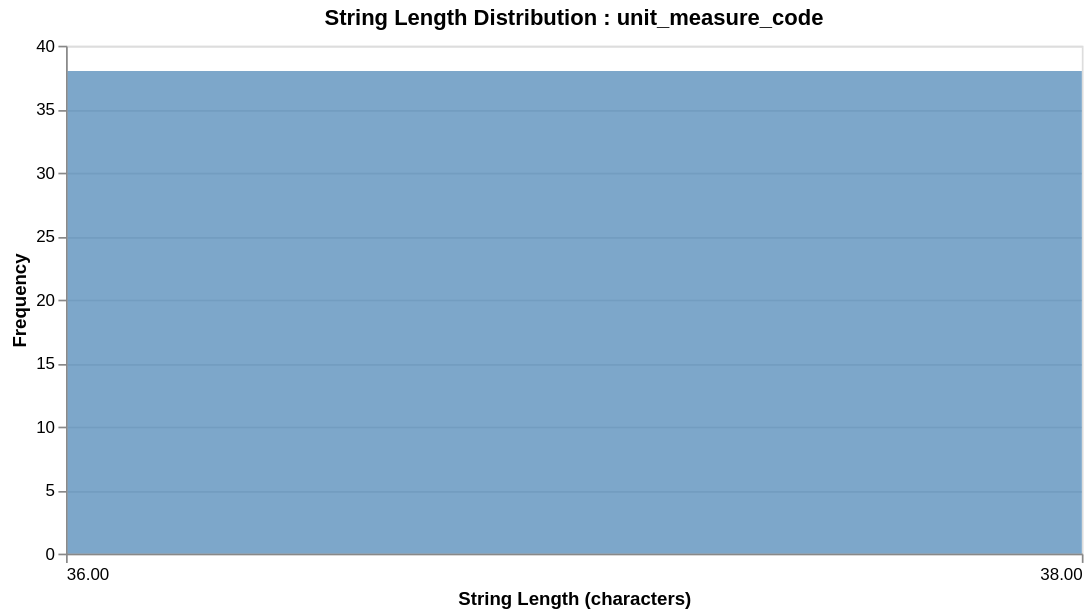

The code cell stored with this chart in its notebook:
### Code cell
"""Distribution of String Lengths in Selected Field"""

import altair as alt
from IPython.display import display

alt.renderers.enable("default")
alt.data_transformers.disable_max_rows()

string_cols = df.select_dtypes(include="object").columns.tolist()

preferred_col = None

for col in string_cols:
    if df[col].nunique() < len(df) * 0.9:  # not pure unique IDs
        preferred_col = col
        break

if preferred_col is None:
    preferred_col = string_cols[0] if string_cols else None

if preferred_col is None:
    print("No string columns found.")
else:

    print("Using column:", preferred_col)

    tmp = df[[preferred_col]].copy()
    tmp[preferred_col] = tmp[preferred_col].fillna("").astype(str)

    tmp["len"] = tmp[preferred_col].str.len()

    chart = (
        alt.Chart(tmp)
        .mark_bar(opacity=0.7, color="steelblue")
        .encode(
            x=alt.X(
                "len:Q",
                bin=alt.Bin(maxbins=30),
                title="String Length (characters)"
            ),
            y=alt.Y("count():Q", title="Frequency"),
            tooltip=["count():Q"]
        )
        .properties(
            title=f"String Length Distribution : {preferred_col}",
            width=600,
            height=300
        )
    )

    display(chart)

### Figure 1 — Vega-Lite specification as saved in the notebook (floating-point values rounded to 4 significant figures)
{"config": {"view": {"continuousWidth": 300, "continuousHeight": 300}}, "data": {"name": "data-dfd9035154b67a812d4c7e174a47ef9f"}, "mark": {"type": "bar", "color": "steelblue", "opacity": 0.7}, "encoding": {"tooltip": [{"aggregate": "count", "type": "quantitative"}], "x": {"bin": {"maxbins": 30}, "field": "len", "title": "String Length (characters)", "type": "quantitative"}, "y": {"aggregate": "count", "title": "Frequency", "type": "quantitative"}}, "height": 300, "title": "String Length Distribution : unit_measure_code", "width": 600, "$schema": "https://vega.github.io/schema/vega-lite/v5.20.1.json", "datasets": {"data-dfd9035154b67a812d4c7e174a47ef9f": [{"unit_measure_code": "ee0468c7-6417-489a-b233-da57ab966174", "len": 36}, {"unit_measure_code": "7768b253-7430-402f-b90f-1e025c57459b", "len": 36}, {"unit_measure_code": "1f485b4e-fc4d-47b2-ab57-af19b21eee40", "len": 36}, {"unit_measure_code": "e87c6cb9-24ca-405a-996c-8f59ab7730fa", "len": 36}, {"unit_measure_code": "91fa7aa6-72aa-40a6-822f-8b80aa9f6376", "len": 36}, {"unit_measure_code": "1f5f8ee7-58c4-4c4e-b8db-b7c1025b3400", "len": 36}, {"unit_measure_code": "b4c6422a-e170-4911-852f-38a7c19f5573", "len": 36}, {"unit_measure_code": "5c3d2f68-8573-4e53-8c4e-a72a5f92518e", "len": 36}, {"unit_measure_code": "e2e52698-ce31-4fb2-866f-bcffbdfd3147", "len": 36}, {"unit_measure_code": "7d2f574f-2c4b-45e5-bb2e-7c74c247492c", "len": 36}, {"unit_measure_code": "44f61043-62cb-4dea-a921-edf1df4b6a39", "len": 36}, {"unit_measure_code": "609a70c5-01f5-48f0-9939-4f04449e2018", "len": 36}, {"unit_measure_code": "0cc915c9-7473-4676-afff-2a4d4f023594", "len": 36}, {"unit_measure_code": "28bd7d2e-b75a-40dc-b62f-f360a9de2559", "len": 36}, {"unit_measure_code": "75fa117b-bb26-4752-8ec5-771acf4c50f6", "len": 36}, {"unit_measure_code": "8dbf3502-309f-4636-9f3e-1ae1cabc748b", "len": 36}, {"unit_measure_code": "cf068cf8-e6f9-4956-b31b-1d6eb91f3c5c", "len": 36}, {"unit_measure_code": "8c4f020f-f9c1-492b-8395-1372b7bda7a7", "len": 36}, {"unit_measure_code": "acbdd92d-1e1f-4ba8-a695-3f0c82d87759", "len": 36}, {"unit_measure_code": "7cca3216-2076-4b76-b746-8d4a33c94222", "len": 36}, {"unit_measure_code": "8dae8c54-6149-48bd-a0e1-9050f4ee82b6", "len": 36}, {"unit_measure_code": "d8954392-48a0-4cce-af48-15a83ab47274", "len": 36}, {"unit_measure_code": "ee700422-0d9b-48c5-ae33-d08b8b5034bf", "len": 36}, {"unit_measure_code": "57ee0c60-3085-4d9c-bae2-26022aa2d447", "len": 36}, {"unit_measure_code": "aea9d8c5-cf48-46e0-afa3-f36c6cf44c4e", "len": 36}, {"unit_measure_code": "c4797df8-be0b-4d3a-a6c4-0f1765f0a822", "len": 36}, {"unit_measure_code": "dd058911-cfcb-4c19-9df7-a8f40bbccf13", "len": 36}, {"unit_measure_code": "ee1d7851-244e-47db-8960-bced186cccad", "len": 36}, {"unit_measure_code": "8cb5f9fe-f273-42f3-96e4-1f93e26bb318", "len": 36}, {"unit_measure_code": "b0a224d6-adce-4062-b701-32d569ddaa05", "len": 36}, {"unit_measure_code": "3fbce844-926c-442f-87d9-9017094ed6b7", "len": 36}, {"unit_measure_code": "1316d404-c512-49da-bfb6-f6df816570ef", "len": 36}, {"unit_measure_code": "5c50e872-03a3-4aa1-8d0a-103cdf0fc00d", "len": 36}, {"unit_measure_code": "6ad6e4b7-e1c2-42f2-90f6-306f08b41623", "len": 36}, {"unit_measure_code": "2eb286e8-8050-4cf5-a260-fd2cedb6e1f4", "len": 36}, {"unit_measure_code": "5885bdb8-189e-4001-9f96-9cffd780b130", "len": 36}, {"unit_measure_code": "14266c5d-bb1d-4b58-9d8d-f13f6eb35863", "len": 36}, {"unit_measure_code": "a24c076e-f88e-44e9-811b-b4a3da40d463", "len": 36}]}}
